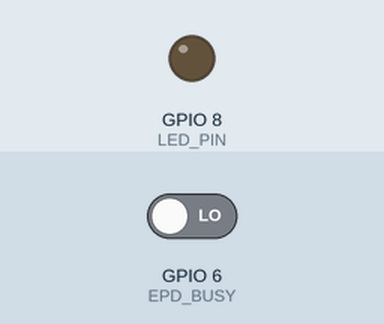
This sketch was run on a simulated ESP32-C3. On the bench: output pins drawn as LEDs (lit = HIGH). The inputs (shaded band) are chosen by the test bench; at power-on: GPIO 6 (EPD_BUSY) LOW. Pins used as bus, display or sensor lines are not drawn; what the sketch prints to the serial monitor is not drawn.

Above: at 19.7 s.
At 21.7 s:
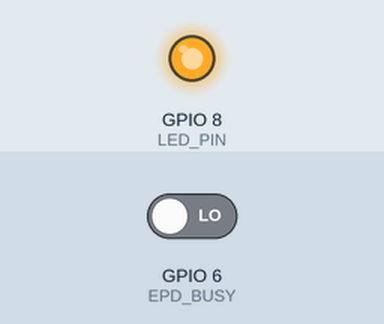
Timing chart, 0 to 23.9 s (numbered marks = the images above):
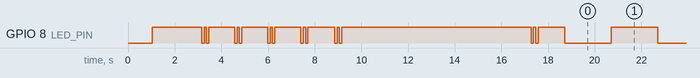

Measured:
- by itself, GPIO 8 (LED_PIN): HIGH → LOW at 3.2 s, → HIGH 0.10 s later, → LOW 0.10 s later, → HIGH 0.10 s later, … (80 changes in this stretch)

The sketch:

03_EPaper_Pin_Test.ino
```cpp
/*
 * E-Paper 腳位測試程式 - ESP32-C3 Super Mini
 *
 * 目的：
 * ✅ 測試所有 E-Paper 控制腳位是否正常工作
 * ✅ 測試 SPI 通訊是否正常
 * ✅ 不使用 GxEPD2 庫，編譯速度快
 * ✅ 透過 Serial Monitor 查看測試結果
 *
 * 測試項目：
 * 1. GPIO 輸出測試 (CS, DC, RST)
 * 2. GPIO 輸入測試 (BUSY)
 * 3. SPI 初始化測試
 * 4. SPI 資料傳輸測試
 * 5. 基本的 E-Paper 復位序列測試
 *
 * 硬體連接：
 * - SCLK: GPIO2
 * - MOSI: GPIO3
 * - CS:   GPIO10
 * - DC:   GPIO4
 * - RST:  GPIO5
 * - BUSY: GPIO6
 *
 * 版本: v1.0
 * 日期: 2025-10-22
 */

#include <SPI.h>

// ==================== ESP32-C3 腳位定義 ====================
// SPI 腳位
#define EPD_SCLK   2   // SPI 時鐘
#define EPD_MOSI   3   // SPI 資料輸出
#define EPD_MISO   5   // SPI 資料輸入 (不使用但需定義)

// E-Paper 控制腳位
#define EPD_CS    10   // 片選
#define EPD_DC     4   // 資料/命令選擇
#define EPD_RST    5   // 復位
#define EPD_BUSY   6   // 忙碌狀態檢測

// 內建 LED (用於狀態指示)
#define LED_PIN    8   // 內建藍色 LED

// ==================== 輔助函數 ====================

void printTestHeader(const char* testName) {
  Serial.println();
  Serial.println(F("========================================"));
  Serial.print(F("測試: "));
  Serial.println(testName);
  Serial.println(F("========================================"));
}

void printTestResult(bool passed) {
  if (passed) {
    Serial.println(F("✅ 測試通過"));
    // LED 快閃表示成功
    for(int i = 0; i < 2; i++) {
      digitalWrite(LED_PIN, LOW);
      delay(100);
      digitalWrite(LED_PIN, HIGH);
      delay(100);
    }
  } else {
    Serial.println(F("❌ 測試失敗"));
    // LED 慢閃表示失敗
    for(int i = 0; i < 3; i++) {
      digitalWrite(LED_PIN, LOW);
      delay(300);
      digitalWrite(LED_PIN, HIGH);
      delay(300);
    }
  }
}

void printMemoryInfo() {
  Serial.println();
  Serial.println(F("--- 記憶體資訊 ---"));
  Serial.print(F("可用堆疊: "));
  Serial.print(ESP.getFreeHeap());
  Serial.println(F(" bytes"));
  Serial.print(F("最小可用: "));
  Serial.print(ESP.getMinFreeHeap());
  Serial.println(F(" bytes"));
}

// ==================== 測試函數 ====================

// 測試 1: GPIO 輸出測試
bool testGPIOOutput() {
  printTestHeader("GPIO 輸出測試 (CS, DC, RST)");

  Serial.println(F("測試 CS 腳位..."));
  digitalWrite(EPD_CS, LOW);
  delay(100);
  digitalWrite(EPD_CS, HIGH);
  delay(100);
  Serial.println(F("  CS: LOW -> HIGH"));

  Serial.println(F("測試 DC 腳位..."));
  digitalWrite(EPD_DC, LOW);
  delay(100);
  digitalWrite(EPD_DC, HIGH);
  delay(100);
  Serial.println(F("  DC: LOW -> HIGH"));

  Serial.println(F("測試 RST 腳位..."));
  digitalWrite(EPD_RST, LOW);
  delay(100);
  digitalWrite(EPD_RST, HIGH);
  delay(100);
  Serial.println(F("  RST: LOW -> HIGH"));

  return true;
}

// 測試 2: GPIO 輸入測試
bool testGPIOInput() {
  printTestHeader("GPIO 輸入測試 (BUSY)");

  int busyState = digitalRead(EPD_BUSY);
  Serial.print(F("BUSY 腳位狀態: "));
  Serial.println(busyState == HIGH ? "HIGH" : "LOW");

  Serial.println(F("提示: 如果沒有連接 E-Paper，BUSY 可能為浮動狀態"));

  return true;
}

// 測試 3: SPI 初始化測試
bool testSPIInit() {
  printTestHeader("SPI 初始化測試");

  Serial.println(F("初始化 SPI..."));
  SPI.begin(EPD_SCLK, EPD_MISO, EPD_MOSI, EPD_CS);
  Serial.print(F("  SCLK: GPIO"));
  Serial.println(EPD_SCLK);
  Serial.print(F("  MOSI: GPIO"));
  Serial.println(EPD_MOSI);
  Serial.print(F("  CS:   GPIO"));
  Serial.println(EPD_CS);

  Serial.println(F("SPI 初始化完成"));

  return true;
}

// 測試 4: SPI 資料傳輸測試
bool testSPITransfer() {
  printTestHeader("SPI 資料傳輸測試");

  Serial.println(F("開始 SPI 傳輸測試..."));

  // 開始 SPI 事務
  SPI.beginTransaction(SPISettings(4000000, MSBFIRST, SPI_MODE0));

  // 拉低 CS 開始通訊
  digitalWrite(EPD_CS, LOW);
  delay(1);

  // 發送測試資料
  Serial.println(F("發送測試資料: 0x00, 0x55, 0xAA, 0xFF"));
  SPI.transfer(0x00);
  SPI.transfer(0x55);
  SPI.transfer(0xAA);
  SPI.transfer(0xFF);

  // 拉高 CS 結束通訊
  delay(1);
  digitalWrite(EPD_CS, HIGH);

  SPI.endTransaction();

  Serial.println(F("SPI 傳輸完成"));
  Serial.println(F("提示: 使用邏輯分析儀可以驗證波形"));

  return true;
}

// 測試 5: E-Paper 復位序列測試
bool testEPaperReset() {
  printTestHeader("E-Paper 復位序列測試");

  Serial.println(F("執行復位序列..."));

  // 標準 E-Paper 復位序列
  digitalWrite(EPD_RST, HIGH);
  delay(20);
  Serial.println(F("  RST = HIGH (20ms)"));

  digitalWrite(EPD_RST, LOW);
  delay(2);
  Serial.println(F("  RST = LOW (2ms)"));

  digitalWrite(EPD_RST, HIGH);
  delay(20);
  Serial.println(F("  RST = HIGH (20ms)"));

  Serial.println(F("復位序列完成"));
  Serial.println(F("提示: 如果連接了 E-Paper，顯示器應該已復位"));

  return true;
}

// 測試 6: 腳位電壓掃描
bool testPinVoltageScan() {
  printTestHeader("腳位電壓掃描測試");

  Serial.println(F("設定所有輸出腳位為 HIGH..."));
  digitalWrite(EPD_CS, HIGH);
  digitalWrite(EPD_DC, HIGH);
  digitalWrite(EPD_RST, HIGH);
  delay(500);

  Serial.println(F("✅ 請用萬用表測量以下腳位電壓 (應為 3.3V):"));
  Serial.print(F("  CS  (GPIO"));
  Serial.print(EPD_CS);
  Serial.println(F(")"));
  Serial.print(F("  DC  (GPIO"));
  Serial.print(EPD_DC);
  Serial.println(F(")"));
  Serial.print(F("  RST (GPIO"));
  Serial.print(EPD_RST);
  Serial.println(F(")"));

  delay(3000);

  Serial.println();
  Serial.println(F("設定所有輸出腳位為 LOW..."));
  digitalWrite(EPD_CS, LOW);
  digitalWrite(EPD_DC, LOW);
  digitalWrite(EPD_RST, LOW);
  delay(500);

  Serial.println(F("✅ 請用萬用表測量以下腳位電壓 (應為 0V):"));
  Serial.print(F("  CS  (GPIO"));
  Serial.print(EPD_CS);
  Serial.println(F(")"));
  Serial.print(F("  DC  (GPIO"));
  Serial.print(EPD_DC);
  Serial.println(F(")"));
  Serial.print(F("  RST (GPIO"));
  Serial.print(EPD_RST);
  Serial.println(F(")"));

  delay(3000);

  // 恢復預設狀態
  digitalWrite(EPD_CS, HIGH);
  digitalWrite(EPD_DC, HIGH);
  digitalWrite(EPD_RST, HIGH);

  return true;
}

// ==================== 主程式 ====================

void setup() {
  Serial.begin(115200);
  delay(1000);

  Serial.println();
  Serial.println(F("╔════════════════════════════════════════╗"));
  Serial.println(F("║  E-Paper 腳位測試程式                 ║"));
  Serial.println(F("║  ESP32-C3 Super Mini                   ║"));
  Serial.println(F("╚════════════════════════════════════════╝"));
  Serial.println();

  // 顯示系統資訊
  Serial.println(F("--- 系統資訊 ---"));
  Serial.print(F("晶片型號: "));
  Serial.println(ESP.getChipModel());
  Serial.print(F("CPU 頻率: "));
  Serial.print(ESP.getCpuFreqMHz());
  Serial.println(F(" MHz"));
  Serial.print(F("Flash 大小: "));
  Serial.print(ESP.getFlashChipSize() / (1024 * 1024));
  Serial.println(F(" MB"));

  printMemoryInfo();

  // 初始化 LED
  pinMode(LED_PIN, OUTPUT);
  digitalWrite(LED_PIN, HIGH); // LED OFF (active LOW)

  // 初始化 E-Paper 控制腳位
  Serial.println();
  Serial.println(F("--- 初始化腳位 ---"));
  pinMode(EPD_CS, OUTPUT);
  pinMode(EPD_DC, OUTPUT);
  pinMode(EPD_RST, OUTPUT);
  pinMode(EPD_BUSY, INPUT);

  digitalWrite(EPD_CS, HIGH);   // CS 預設為 HIGH (不選中)
  digitalWrite(EPD_DC, HIGH);   // DC 預設為 HIGH
  digitalWrite(EPD_RST, HIGH);  // RST 預設為 HIGH (不復位)

  Serial.println(F("腳位初始化完成"));
  Serial.println(F("  CS, DC, RST: OUTPUT (初始化為 HIGH)"));
  Serial.println(F("  BUSY: INPUT"));

  delay(1000);

  // 執行所有測試
  Serial.println();
  Serial.println(F("=========================================="));
  Serial.println(F("開始執行測試序列..."));
  Serial.println(F("=========================================="));

  delay(500);

  bool allPassed = true;

  allPassed &= testGPIOOutput();
  printTestResult(true);
  delay(1000);

  allPassed &= testGPIOInput();
  printTestResult(true);
  delay(1000);

  allPassed &= testSPIInit();
  printTestResult(true);
  delay(1000);

  allPassed &= testSPITransfer();
  printTestResult(true);
  delay(1000);

  allPassed &= testEPaperReset();
  printTestResult(true);
  delay(1000);

  allPassed &= testPinVoltageScan();
  printTestResult(true);
  delay(1000);

  // 顯示最終結果
  Serial.println();
  Serial.println(F("=========================================="));
  if (allPassed) {
    Serial.println(F("✅ 所有測試完成！"));
    Serial.println(F(""));
    Serial.println(F("下一步："));
    Serial.println(F("1. 如果尚未連接 E-Paper，請按照 PIN_MAPPING.md 接線"));
    Serial.println(F("2. 連接後可以編譯完整的 02_GDEQ0426T82_ESP32C3 程式"));
    Serial.println(F("3. 使用邏輯分析儀可以驗證 SPI 波形"));
  } else {
    Serial.println(F("❌ 部分測試失敗，請檢查硬體連接"));
  }
  Serial.println(F("=========================================="));

  printMemoryInfo();

  Serial.println();
  Serial.println(F("測試程式進入閒置模式..."));
  Serial.println(F("重新上電或按 RESET 鍵可以再次執行測試"));
}

void loop() {
  // 閒置模式 - LED 慢速閃爍表示運行中
  digitalWrite(LED_PIN, LOW);  // LED ON
  delay(2000);
  digitalWrite(LED_PIN, HIGH); // LED OFF
  delay(2000);
}
```
